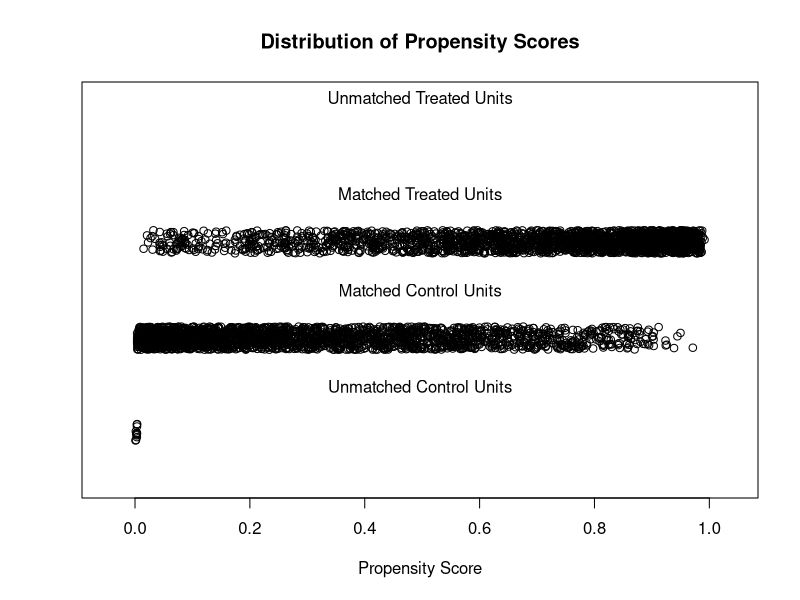
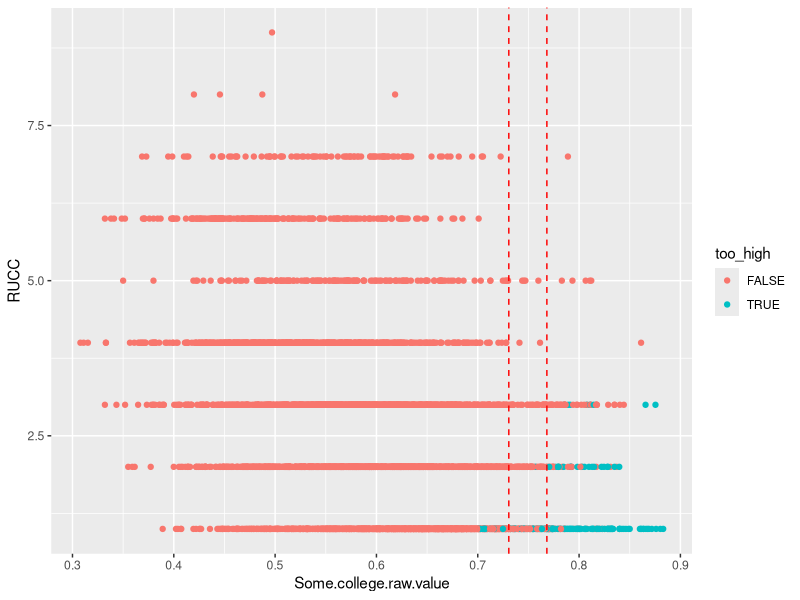

These charts were generated, in order, by the following R code: (Note: this script raises an error after producing the figures.)
library("MatchIt")

# for plotting
library("ggplot2")

# for analysis
library("lmtest")
library("sandwich")



# # 1:1 NN PS matching w/o replacement
matching <- read.csv(file = '../../../../data/processed_data/df_matching.csv')
# 
# # matching types
methods = c("nearest", "optimal", "full", "genetic")
distances = c("glm", "mahalanobis")

cor_matrix = cor(matching[complete.cases(matching[ , 12]),5:13])

# nearest neighbor
m.out <- matchit(matching$household_income_treated ~ High.school.graduation.raw.value + Some.college.raw.value + Unemployment.raw.value + Ratio.of.population.to.mental.health.providers + 
                   RUCC + Average.Temperature + Average.Precipitation,
                 data = matching, method = methods[1], distance = distances[1])
summary(m.out)
plot(m.out, type = "jitter", interactive = FALSE)

matching_sub = matching

# get rid of treated with propensity score greater than control
m.data1 <- match.data(m.out)
untreated <- (m.data1[["household_income_treated"]] == 0)
untreated.data <- m.data1[untreated,]
untreated.distance <- untreated.data[["distance"]]
n <- length(untreated.distance)
distance_second = sort(untreated.distance,partial=n-1)[n-1]
distance_greatest <- (untreated.data[["distance"]] == max(untreated.data[["distance"]]))
untreated_greatest_dist <- untreated.data[distance_greatest, "distance"]

# create a new column: assign "too high" if distance greater than untreated_greatest_dist, "normal"
m.data1$too_high <- (m.data1$distance > distance_second)

college_values <- quantile(matching$Some.college.raw.value, c(.25, .50,  .85, .90, .95, .98))

# plotting
ggplot(data = m.data1) + # Unemployment.raw.value
  geom_point(mapping = aes(x = Some.college.raw.value, y = RUCC, color = too_high)) +
  geom_vline(xintercept=college_values[5], linetype="dashed", color = "red") +
  geom_vline(xintercept=college_values[4], linetype="dashed", color = "red")

ggplot(data = m.data1) +
  geom_point(mapping = aes(x = , y = RUCC, color = too_high))

# Use less than 90% of college (0.7547552) for now
# Cut off unemployment + low RUCC
normal_college <- (matching$Some.college.raw.value <= college_values[4])
high_RUCC <- (matching$RUCC > 1)

matching_sub = matching[normal_college & high_RUCC, ]

# second iteration
unemployment_values <- quantile(m.data1$Unemployment.raw.value, c(.1, .50,  .75, .90, .95))
normal_unemployment <- (matching$Unemployment.raw.value > unemployment_values[1])
high_RUCC <- (matching$RUCC > 2)

# third iteration
Exclude_first_RUCC <- (matching$RUCC > 1)
normal_college <- (matching$Some.college.raw.value <= college_values[3])


matching_sub = matching[(normal_college | Exclude_first_RUCC)  & (normal_unemployment | high_RUCC), ]

# Do matching on unemployment again
m.out <- matchit(household_income_treated ~ High.school.graduation.raw.value + Some.college.raw.value + Unemployment.raw.value + Ratio.of.population.to.mental.health.providers + 
                   RUCC + Average.Temperature + Average.Precipitation,
                 data = matching_sub, method = methods[1], distance = distances[1], replace = TRUE, reuse.max = 2)
summary(m.out)
plot(m.out, type = "jitter", interactive = FALSE)

# Estimating effect
gm <- get_matches(m.out)
table(table(gm$id[gm$household_income_treated == 0]))
fitmd <- lm(Poor.mental.health.days.raw.value ~ household_income_treated + Some.college.raw.value + Unemployment.raw.value + Ratio.of.population.to.mental.health.providers + RUCC, data = gm, 
            weights = weights)

coeftest(fitmd, vcov. = vcovCL, cluster = ~subclass + id)["household_income_treated",,drop = FALSE]
gm$household_income_treated <- as.factor(gm$household_income_treated)
ggplot(data = gm, mapping = aes(y = household_income_treated, x = Poor.mental.health.days.raw.value)) +
  geom_violin() +
  geom_boxplot(width=0.1)

fitmd2 <- lm(Crude.Rate ~ household_income_treated + Some.college.raw.value + Unemployment.raw.value + Ratio.of.population.to.mental.health.providers + RUCC, data = gm, 
            weights = weights)
coeftest(fitmd2, vcov. = vcovCL, cluster = ~subclass + id)["household_income_treated",,drop = FALSE]
gm$household_income_treated <- as.factor(gm$household_income_treated)
ggplot(data = gm, mapping = aes(y = household_income_treated, x = Crude.Rate)) +
  geom_violin() +
  geom_boxplot(width=0.1)
